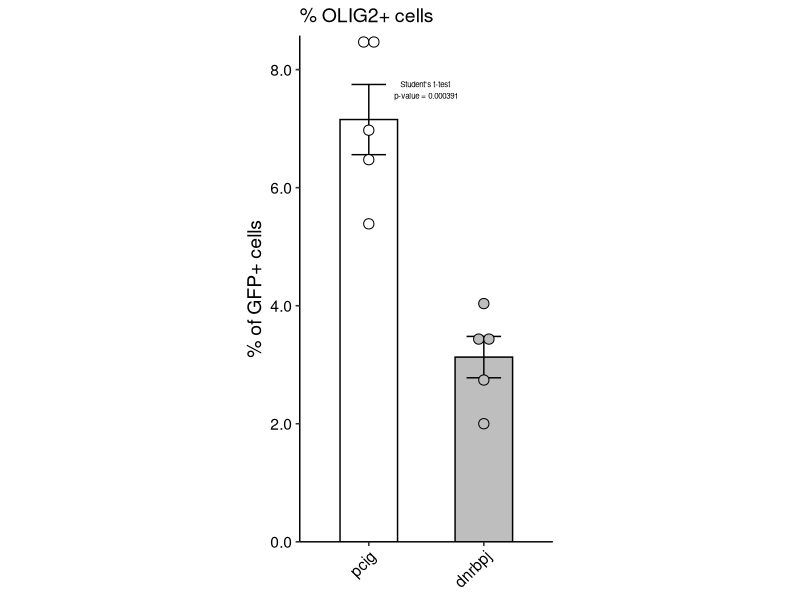
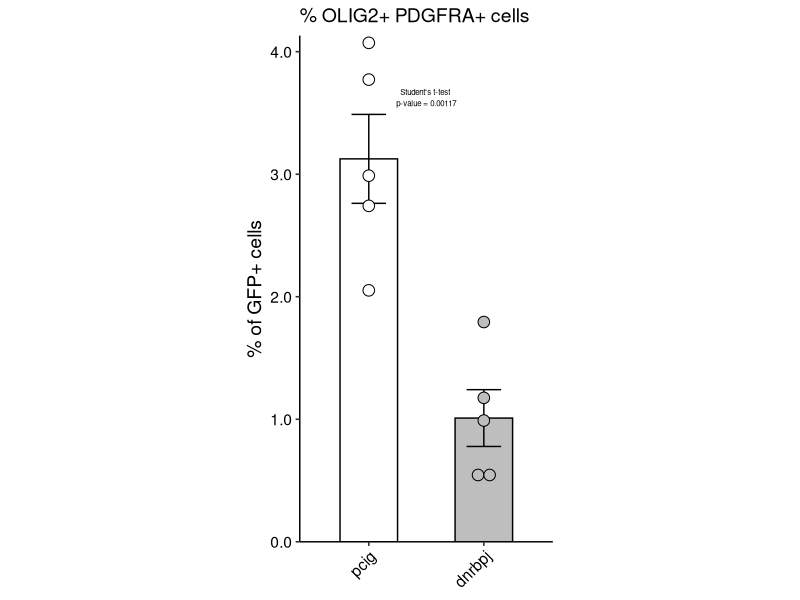
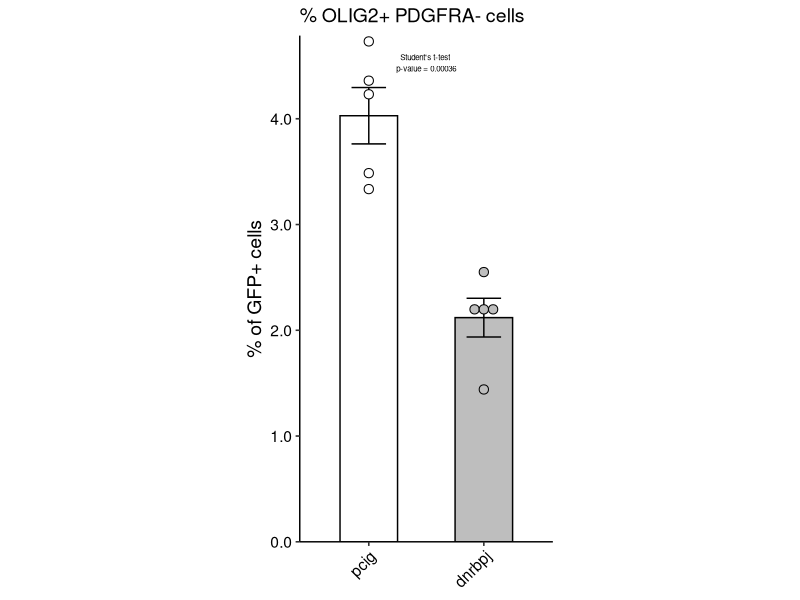

Write the R code that produced these figures, in order.
## ---- chunk 1
knitr::opts_chunk$set(echo = TRUE)
options(repos=c(CRAN="https://cran.rstudio.com"))
install.packages(c("tidyr", "readr", "dplyr", "ggplot2", "kableExtra", 
                   "car"), ask = FALSE)
library(tidyr)
library(readr)
library(dplyr)
library(ggplot2)
library(kableExtra)
library(car)
library(rlang)

# set the root directory to the directory you are working in
knitr::opts_knit$set(root.dir = "~/Desktop/cellcount_analysis_r/francolab_cellcountanalysis_R/")

## ---- chunk 2
# Here, we are reading in the csv file and saving it as an dataframe called 'data'. Make sure the path to your data is correct or there will be an error because you didn't give R the correct 'directions' to get to your file. 

data <-
  read.csv("data/2groups_data/2021-05-06_cd1_e15-18_dnrbpj_olig2_pdgfra.csv")

## ---- chunk 3
# show data in table
data %>%
  kbl(caption = "Sample Sheet") %>% 
  kable_styling(bootstrap_options = "striped", full_width = F) %>%
  scroll_box(height = "300px")
## ---- chunk 4
data.olig2 <- data %>%
  select(treatment, brain_id, olig2)

data.olig2.pdgfra <- data %>%
  select(treatment, brain_id, olig2_pdgfra)

data.olig2.pdgfraneg <- data %>%
  select(treatment, brain_id, olig2_pdgfraneg)

## ---- chunk 5
summ_data_function <- function(data_df, marker_col) { # define the variables of the function, here the dataframe and the marker column
  data_summ_df <- data_df %>% # make a new dataframe containing the summarized data
    group_by(treatment) %>% # group by the treatment variable, so pcig and dnrbpj are the groups
    summarise(
      mean_cells = mean( {{marker_col}} ), # calculate the mean for each group
      sd_cells = sd( {{marker_col}} ), # calculate the standard deviation
      n_cells = n(), # the number of samples per group
      SE_cells = sd( {{marker_col}}) /sqrt(n())  # calculate the standard error for each group
    ) %>%
    ungroup()

  return(data_summ_df) # return the summarized data as a dataframe
}

## ---- chunk 6
# Call function and save each marker as its own dataframe 
data_summ_olig2 <- summ_data_function(data.olig2, olig2)
data_summ_olig2_pdgfra <- summ_data_function(data.olig2.pdgfra, olig2_pdgfra)
data_summ_olig2_pdgfraneg <- summ_data_function(data.olig2.pdgfraneg, olig2_pdgfraneg)

print(data_summ_olig2)
print(data_summ_olig2_pdgfra)
print(data_summ_olig2_pdgfraneg)
## ---- chunk 7
stats_test <- function(data_df, marker_col) {
  # Ensure the variable is numeric
  variable_data <- data[[ marker_col ]]
  if (!is.numeric(variable_data)) {
    stop("The specified variable is not numeric.")
  }
  
  # Split data by treatment group
  ctrl_data <- variable_data[data$treatment == "pcig"] # change group name if needed
  mut_data <- variable_data[data$treatment == "dnrbpj"] # change group name if needed

  # Check if the subsetting worked correctly
  if (length(ctrl_data) == 0 | length(mut_data) == 0) {
    stop("No data found for one of the groups.")
  }

  # Test for normality (Shapiro-Wilk test)
  shapiro_ctrl <- shapiro.test(ctrl_data)
  shapiro_mut <- shapiro.test(mut_data)

  # Print normality test results
  print(paste("Shapiro test for CTRL: p-value =", shapiro_ctrl$p.value))
  print(paste("Shapiro test for MUTANT: p-value =", shapiro_mut$p.value))

  # Test for equality of variances (Levene's test)
  levene_test <- leveneTest(variable_data ~ data$treatment)

  # Print Levene's test result
  print(paste("Levene test p-value =", levene_test$`Pr(>F)`[1]))
  # Determine which statistical test to use based on normality and variance
  if (shapiro_ctrl$p.value > 0.05 && shapiro_mut$p.value > 0.05) { # Normal distribution
    if (levene_test$`Pr(>F)`[1] > 0.05) { # Equal variances
      test_result <- t.test(ctrl_data, mut_data, var.equal = TRUE) # Student's t-test
      test_used <- "Student's t-test"
    } else { # Unequal variances
      test_result <- t.test(ctrl_data, mut_data, var.equal = FALSE) # Welch's t-test
      test_used <- "Welch's t-test"
    }
  } else { # Non-normal distribution
    test_result <- wilcox.test(ctrl_data, mut_data) # Wilcoxon rank-sum test
    test_used <- "Wilcoxon rank-sum test"
  }

  # Return the results
  stats_test_result <- list(
    Test_Used = test_used,
    Test_Result = test_result,
    Mean_CTRL = mean(ctrl_data),
    Mean_MUT = mean(mut_data)
  )

  # Print results
  print(stats_test_result)
  
  return(stats_test_result)
}
## ---- chunk 8
olig2_test_results <- stats_test(data.olig2, "olig2")
olig2_pdgfra_test_results <- stats_test(data.olig2.pdgfra, "olig2_pdgfra")
olig2_pdgfraneg_test_results <- stats_test(data.olig2.pdgfraneg, "olig2_pdgfraneg")
## ---- chunk 9
print(olig2_test_results)
## ---- chunk 10
# This function allows us to replace the dataframe containing the marker cell counts, and the title. Be sure to add the stats info. See example in ### Call function
create_barplot <- function(data_summ, 
                           data_marker, 
                           treatment_col = "treatment",
                           marker_col = "marker", 
                           title = "Title", 
                           positions = c("pcig", "dnrbpj"),
                           test_used = "stats test",
                           p_value = NA) {
  
  scaleFUN <- function(x) sprintf("%.1f", x) # Function to format y-axis
  
  # Creating the plot
  barplot <- ggplot(data_summ, 
                          aes(x = !!sym(treatment_col), 
                              y = mean_cells)) + 
    geom_col(width = 0.5, 
             aes(fill = !!sym(treatment_col)), 
             color = 'black', 
             size = 0.5) + 
    geom_errorbar(aes(ymin = mean_cells - SE_cells, 
                      ymax = mean_cells + SE_cells), 
                  width = 0.3, 
                  size = 0.5) + 
    geom_dotplot(data = data_marker, 
                 aes(x = !!sym(treatment_col), 
                     y = !!sym(marker_col), 
                     fill = !!sym(treatment_col)), 
                 binaxis = 'y', 
                 stackdir = 'center', 
                 dotsize = 0.8, 
                 show.legend = FALSE) + 
    theme_classic(base_size = 12) + 
    ylab("% of GFP+ cells") + 
    scale_x_discrete(limits = positions) + 
    theme(
      panel.background = element_blank(),
      plot.background = element_blank(),
      axis.line = element_line(size = 0.5, 
                               color = rgb(0, 0, 0, max = 255)), 
      axis.text.x = element_text(colour = 'black', angle = 45, hjust = 1), 
      axis.text.y = element_text(hjust = 1, colour = 'black'), 
      axis.title.x = element_blank(), 
      aspect.ratio = 2 / 1, 
      legend.key.size = unit(0.7, "line"), 
      text = element_text(size = 14), 
      plot.title = element_text(size = 14)) + 
    scale_y_continuous(expand = c(0, 0), labels = scaleFUN) + 
    scale_fill_manual(values = c('gray', 'white'), 
                      name = "", 
                      labels = c("pcig", "dnrbpj")) + 
    ggtitle(title) + 
    theme(legend.position = "none") + 
    annotate("text", x = 1.5, y = max(data_summ$mean_cells) + 0.5, 
             label = paste(test_used, "\np-value =", format(p_value, digits = 3)), 
             size = 2, hjust = 0.5)
  
  return(barplot)
}
## ---- chunk 11
olig2_barplot <- create_barplot(data_summ = data_summ_olig2, 
                                data_marker = data.olig2, 
                                marker_col = "olig2", 
                                title = "% OLIG2+ cells", 
                                positions = c("pcig", "dnrbpj"),
                                test_used = olig2_test_results$Test_Used, 
                                p_value = olig2_test_results$Test_Result$p.value)

# Display the plot
print(olig2_barplot)
## ---- chunk 12
#filename = "results/2groups_results/dnrbpj_olig2_barplot.pdf"
#pdf(filename, width = 5, height = 5)
#print(olig2_barplot)

#dev.off()

## ---- chunk 13
olig2_pdgfra_barplot <- create_barplot(data_summ = data_summ_olig2_pdgfra, 
                                data_marker = data.olig2.pdgfra, 
                                marker_col = "olig2_pdgfra", 
                                title = "% OLIG2+ PDGFRA+ cells", 
                                positions = c("pcig", "dnrbpj"),
                                test_used = olig2_pdgfra_test_results$Test_Used, 
                                p_value = olig2_pdgfra_test_results$Test_Result$p.value)

# Display the plot
print(olig2_pdgfra_barplot)
## ---- chunk 14
#filename = "results/2groups_results/dnrbpj_olig2_pdgfra_barplot.pdf"
#pdf(filename, width = 5, height = 5)
#print(olig2_pdgfra_barplot)

#dev.off()

## ---- chunk 15
olig2_pdgfraneg_barplot <- create_barplot(data_summ = data_summ_olig2_pdgfraneg, 
                                data_marker = data.olig2.pdgfraneg, 
                                marker_col = "olig2_pdgfraneg", 
                                title = "% OLIG2+ PDGFRA- cells", 
                                positions = c("pcig", "dnrbpj"),
                                test_used = olig2_pdgfraneg_test_results$Test_Used, 
                                p_value = olig2_pdgfraneg_test_results$Test_Result$p.value)

# Display the plot
print(olig2_pdgfraneg_barplot)
## ---- chunk 16
#filename = "results/2groups_results/dnrbpj_olig2_pdgfraneg_barplot.pdf"
#pdf(filename, width = 5, height = 5)
#print(olig2_pdgfraneg_barplot)

#dev.off()
